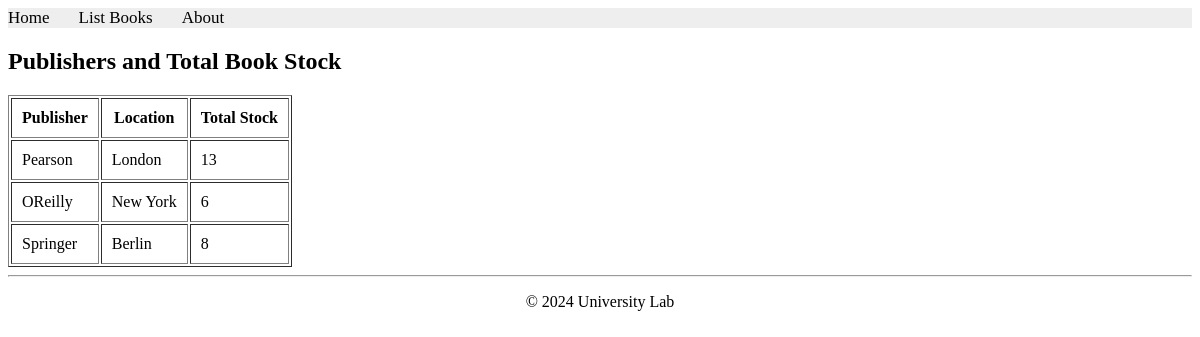
/books/lab9/task2/, run on the app's committed database.
### apps/bookmodule/models.py (models this page shows)
class Publisher(models.Model):
    name = models.CharField(max_length=200)
    location = models.CharField(max_length=300)

### apps/bookmodule/views.py (the view)
# urls.py: path('lab9/task2/', views.lab9_task2, name="lab9_task2"),
def lab9_task2(request):
    from django.db.models import Sum
    publishers = Publisher.objects.annotate(total_stock=Sum('book__quantity'))
    return render(request, 'bookmodule/lab9_task2.html', {'publishers': publishers})

### apps/templates/bookmodule/lab9_task2.html (shortened to what this page needs)
{% extends "layouts/base.html" %}
{% block content %}
<h2>Publishers and Total Book Stock</h2>
<table border="1" cellpadding="10">
    <tr>
        <th>Publisher</th>
        <th>Location</th>
        <th>Total Stock</th>
    </tr>
    {% for pub in publishers %}
    <tr>
        <td>{{ pub.name }}</td>
        <td>{{ pub.location }}</td>
        <td>{{ pub.total_stock }}</td>
    </tr>
    {% endfor %}
</table>
{% endblock %}

### data on the page
Publisher: name "Pearson", location "London", total_stock "13"
Publisher: name "OReilly", location "New York", total_stock "6"
Publisher: name "Springer", location "Berlin", total_stock "8"
